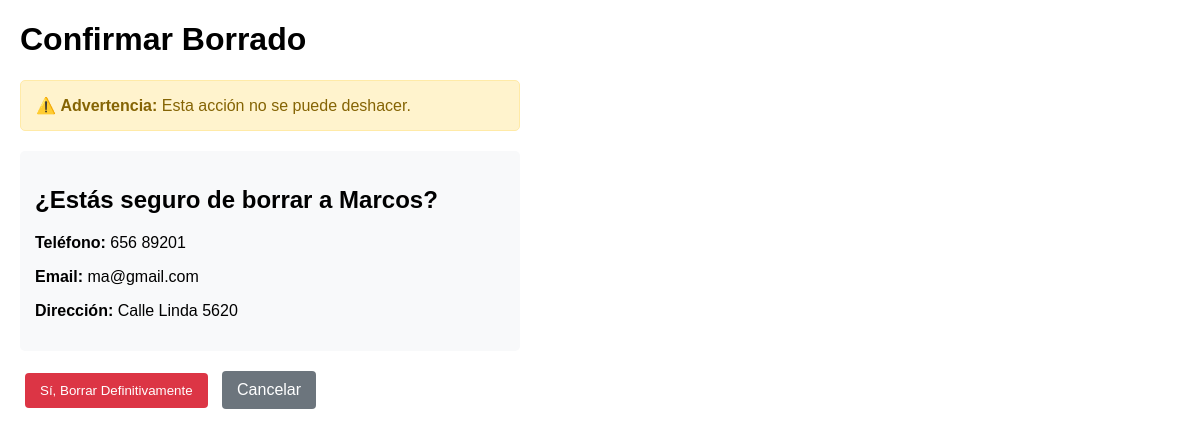
Page /borrar/8/ on the committed database.
### app_cliente/models.py (models this page shows, shortened)
class Cliente(models.Model):
    id_cliente = models.AutoField(primary_key=True)
    nombre = models.CharField(max_length=50)
    direccion = models.TextField(max_length=200, blank=True, null=True)
    telefono = models.CharField(max_length=10)
    email = models.EmailField(max_length=100, blank=True, null=True)
    imagen = models.ImageField(upload_to='clientes/', blank=True, null=True, verbose_name='Foto del Cliente')

### app_cliente/views.py (the view)
# urls.py: path('borrar/<int:id>/', views.borrar_cliente, name='borrar_cliente'),
def borrar_cliente(request, id):
    cliente = get_object_or_404(Cliente, id_cliente=id)
    if request.method == 'POST':
        cliente.delete()
        return redirect('inicio')
    return render(request, 'app_cliente/borrar_cliente.html', {'cliente': cliente})

### app_cliente/templates/app_cliente/borrar_cliente.html (shortened to what this page needs)
<!DOCTYPE html>
<html lang="es">
<head>
</head>
<body>
    <div class="container">
        <h1>Confirmar Borrado</h1>
        <div class="advertencia">
            ⚠️ <strong>Advertencia:</strong> Esta acción no se puede deshacer.
        </div>
        <div class="info-cliente">
            <h2>¿Estás seguro de borrar a {{ cliente.nombre }}?</h2>
            <p><strong>Teléfono:</strong> {{ cliente.telefono }}</p>
            {% if cliente.email %}
            <p><strong>Email:</strong> {{ cliente.email }}</p>
            {% endif %}
            {% if cliente.direccion %}
            <p><strong>Dirección:</strong> {{ cliente.direccion }}</p>
            {% endif %}
        </div>
        <form method="post">
            <button type="submit" class="btn confirmar">Sí, Borrar Definitivamente</button>
            <a href="/" class="btn cancelar">Cancelar</a>
        </form>
    </div>
</body>
</html>

### app_cliente/templates/app_cliente/borrar_cliente.html (style rules this page uses)
body { font-family: Arial, sans-serif; margin: 20px; }
.container { max-width: 500px; }
.advertencia { background-color: #fff3cd; border: 1px solid #ffeaa7; color: #856404; padding: 15px; border-radius: 5px; margin: 20px 0; }
.btn { padding: 10px 15px; text-decoration: none; color: white; margin: 5px; border: none; border-radius: 4px; cursor: pointer; display: inline-block; }
.confirmar { background-color: #DC3545; }
.cancelar { background-color: #6c757d; }
.info-cliente { background-color: #f8f9fa; padding: 15px; border-radius: 5px; margin: 15px 0; }

### rows in the picture
Cliente: nombre "Marcos", telefono "656 89201", email "ma@gmail.com", direccion "Calle Linda 5620"
